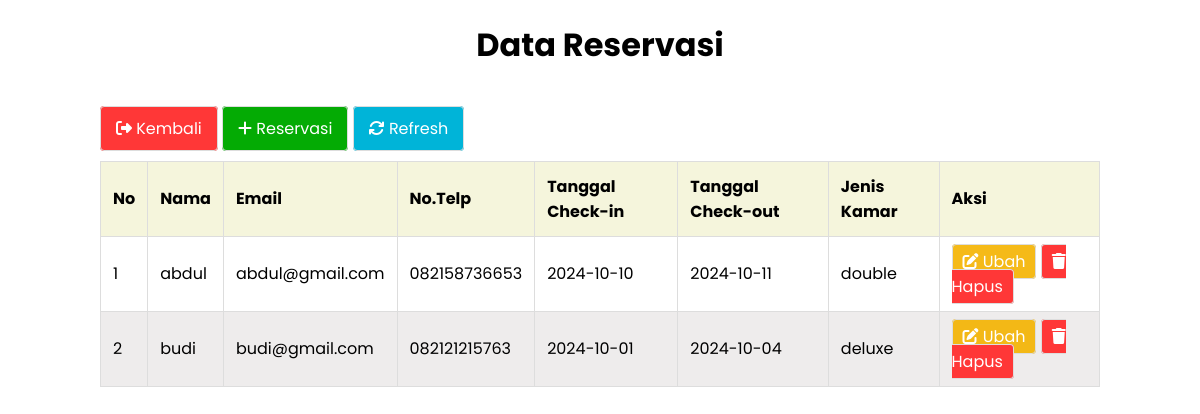
Page /reservasi/data_reservasi.php on the committed database.
### tables this page shows
CREATE TABLE `reservasi` (
  `id_reservasi` int(11) NOT NULL,
  `nama` varchar(100) NOT NULL,
  `email` varchar(100) NOT NULL,
  `no_telp` varchar(100) NOT NULL,
  `tgl_checkin` date NOT NULL,
  `tgl_checkout` date NOT NULL,
  `tipe_kamar` varchar(50) NOT NULL
);

### reservasi/data_reservasi.php (the view, shortened to what this page needs)
<?php
    require "../database/koneksi.php";
    $sql = mysqli_query($conn, "SELECT * FROM reservasi");
    $reservasi = [];
    while ($row = mysqli_fetch_assoc($sql)) {
        $reservasi[] = $row;
    }
?>
<!DOCTYPE html>
<html lang="en">
<head>
    <link rel="stylesheet" href="https://cdnjs.cloudflare.com/ajax/libs/font-awesome/6.6.0/css/all.min.css" />
    <link rel="stylesheet" href="../database/data.css">
</head>
<body>
    <h1>Data Reservasi</h1><br>
    <a href="../index.html" id="logout"><i class="fa-solid fa-right-from-bracket"></i> Kembali</a>
    <a href="reservasi.php" id="tambah"><i class="fa-solid fa-plus"></i> Reservasi</a>
    <a href="data_reservasi.php" id="refresh"><i class="fa-solid fa-arrows-rotate"></i> Refresh</a>
    <table>
        <thead>
            <tr>
                <th>No</th>
                <th>Nama</th>
                <th>Email</th>
                <th>No.Telp</th>
                <th>Tanggal Check-in</th>
                <th>Tanggal Check-out</th>
                <th>Jenis Kamar</th>
                <th>Aksi</th>
            </tr>
        </thead>
        <tbody>
            <?php $i = 1; foreach($reservasi as $res) : ?>
            <tr>
                <td><?= $i ?></td>
                <td><?= $res["nama"] ?></td>
                <td><?= $res["email"] ?></td>
                <td><?= $res["no_telp"] ?></td>
                <td><?= $res["tgl_checkin"] ?></td>
                <td><?= $res["tgl_checkout"] ?></td>
                <td><?= $res["tipe_kamar"] ?></td>
                <td>
                    <a href="update_res.php?id=<?= $res['id_reservasi'] ?>" id="ubah"><i class="fa-solid fa-pen-to-square"></i> Ubah</a>
                    <a href="delete_res.php?id=<?= $res['id_reservasi'] ?>" id="hapus" onclick="return confirm('Yakin ingin menghapus data?');"><i class="fa-solid fa-trash"></i> Hapus</a>
                </td>
            </tr>
            <?php $i++; endforeach; ?>
        </tbody>
    </table>
</body>
</html>

### database/data.css (style rules this page uses)
body { font-family: 'Poppins', sans-serif; margin: auto 100px; }
table { width: 100%; border-collapse: collapse; margin: 20px auto; }
table, th, td { border: 1px solid #dddddd; }
th, td { padding: 12px; text-align: left; }
th { background-color: beige; }
tr:nth-child(even) { background-color: #eeecec; }
a { text-decoration: none; padding: 10px 15px; border: 1px solid #ddd; border-radius: 4px; }
h1 { text-align: center; }
#tambah { background-color: rgb(4, 171, 4); color: white; }
#refresh { background-color: #00b4d8; color: white; }
#logout { background-color: rgb(255, 55, 55); color: white; }
#ubah { background-color: rgba(244, 179, 0, 0.904); color: white; padding: 5px 10px; }
#hapus { background-color: rgb(255, 55, 55); color: white; padding: 5px 10px; }

### rows in the picture
reservasi: nama "abdul", email "abdul@gmail.com", no_telp "082158736653", tgl_checkin "2024-10-10", tgl_checkout "2024-10-11", tipe_kamar "double"
reservasi: nama "budi", email "budi@gmail.com", no_telp "082121215763", tgl_checkin "2024-10-01", tgl_checkout "2024-10-04", tipe_kamar "deluxe"
